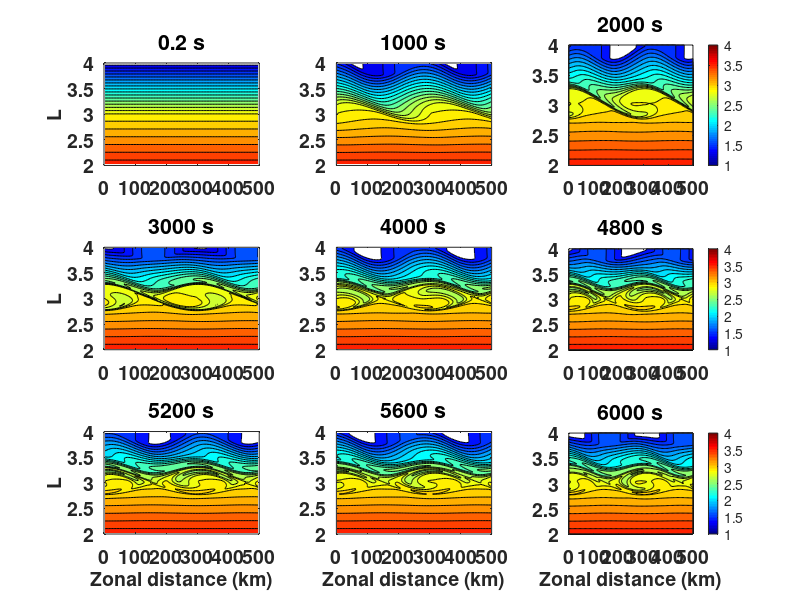
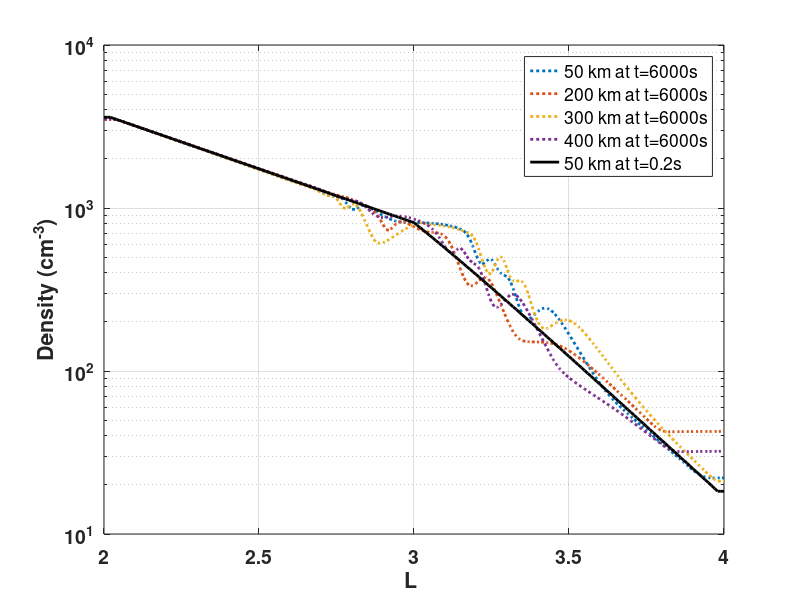

MATLAB code for these plots, in order:
%%%data 
clear all;
close all;
%%plasmasphere
load('Ne_nt.mat');%unit ln(N(m-3))  size:101*201*9
nx=101; 
ny=201;
dx=5;
dy=0.01;
hbase=2;

%%%%%Figure 1.Nonlinear evolution of small-scale density irregularities in the plasmasphere.
figure; 
figindex=1;
%%data at runtime unit 0.2s 
runtime=[1  5000 10000 15000 20000 24000 26000 28000 30000];
for i=1:length(runtime)
    
    subplot(3,3,figindex);
    phy_tmp2=reshape(Ne_nt(:,:,figindex),ny,nx);%reshape(datatmp2,ny,nx);
    %Ne_nt(:,:,figindex)=phy_tmp2;
    contourf((0:nx-1)*dx,hbase+(0:ny-1)*dy,log10((exp(phy_tmp2))./1e6), 'LevelStep',0.1);
%     ylabel('L','FontSize',14,'fontweight','bold');
%     xlabel('Zontal distance (km)','FontSize',14,'fontweight','bold');
    set(gca,'FontWeight','bold','FontSize',14);
    strtime=sprintf('%d s',runtime(figindex)*0.2);
    if figindex==1
        strtime=sprintf('%0.1f s',runtime(figindex)*0.2);
    end
    
    title(strtime);
    

    caxis([1.0 4.0]);
    colormap('jet');
    if figindex==1 || figindex==4 || figindex==7
        ylabel('L','FontSize',14,'fontweight','bold');
    end
    if figindex==7 || figindex==8 || figindex==9
        xlabel('Zonal distance (km)','FontSize',14,'fontweight','bold');
    end
    if figindex==3 || figindex==6 || figindex==9
        colorbar;
    end

    disp(i);
    
    figindex=figindex+1;
end

%%%%Figure 2.Density profiles along the L-shell direction.
figure;
phy_tmp0=Ne_nt(:,:,1);
semilogy(hbase+(0:ny-1)*dy,(exp(phy_tmp2(:,[10,40,60,80])))./1e6,':','linewidth',2);hold on;grid on;
semilogy(hbase+(0:ny-1)*dy,(exp(phy_tmp0(:,[10])))./1e6,'k','linewidth',2);hold on;grid on;
ylabel('Density (cm^-^3)','FontSize',14,'fontweight','bold');
xlabel('L ','FontSize',14,'fontweight','bold');
set(gca,'FontWeight','bold','FontSize',14);
legend('50 km at t=6000s','200 km at t=6000s','300 km at t=6000s','400 km at t=6000s','50 km at t=0.2s');
